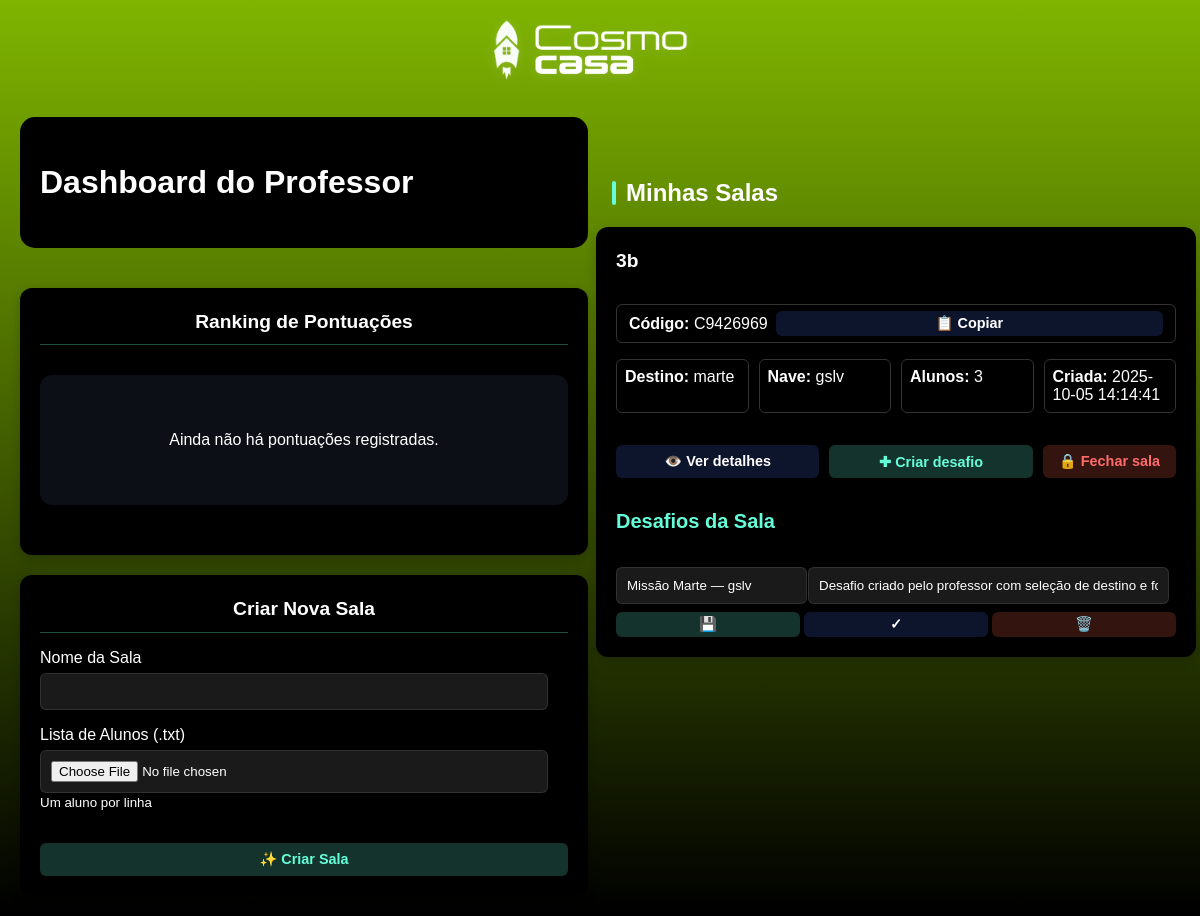
Before: /professor/dashboard with the older database file.
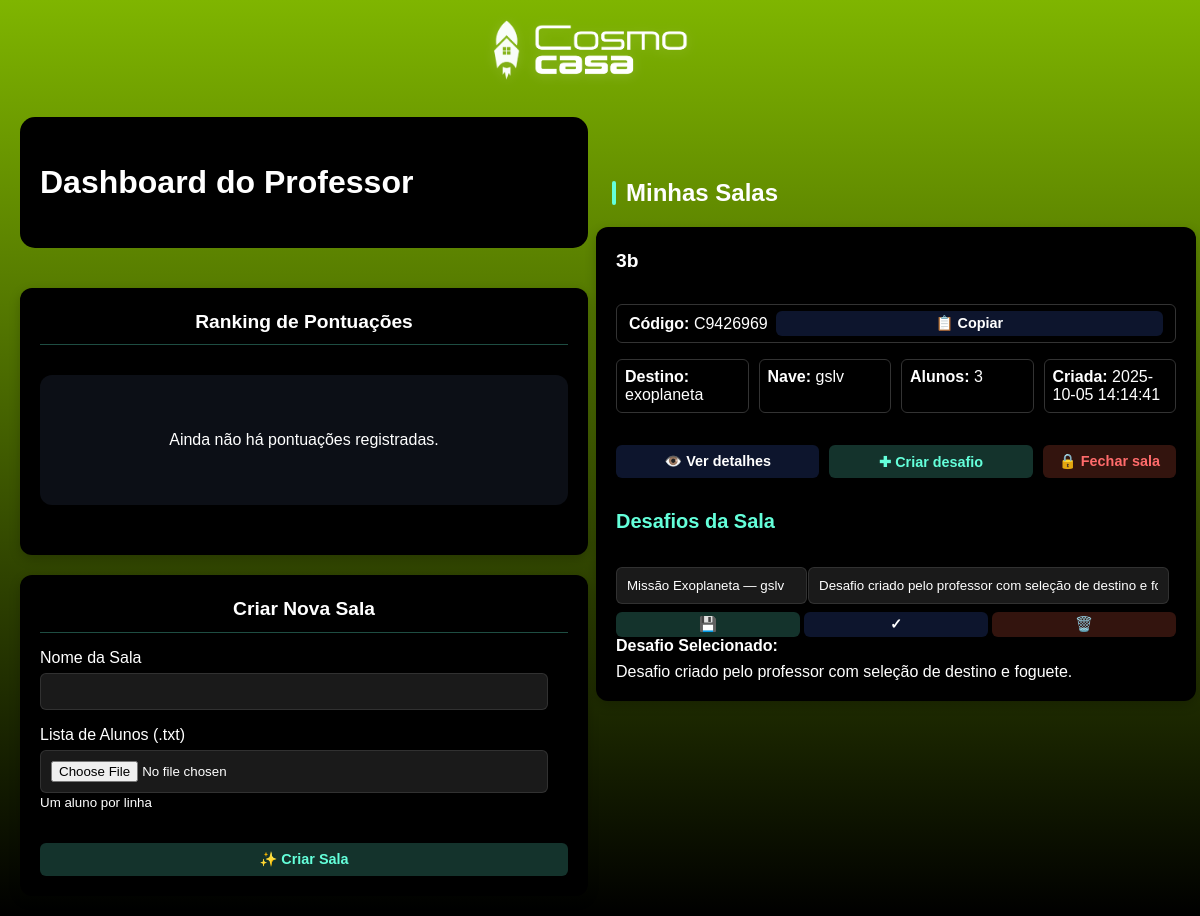
After: the same page with the newer database file.
### tables this page shows
CREATE TABLE salas_virtuais (
                    id INTEGER PRIMARY KEY AUTOINCREMENT,
                    codigo_sala TEXT UNIQUE NOT NULL,
                    professor_id INTEGER NOT NULL,
                    nome_sala TEXT NOT NULL,
                    destino TEXT NOT NULL,
                    nave_id TEXT NOT NULL,
                    desafios_json TEXT NOT NULL,
                    ativa BOOLEAN DEFAULT 1,
                    data_criacao DATETIME DEFAULT CURRENT_TIMESTAMP,
                    data_expiracao DATETIME, desafio_selecionado_index INTEGER,
                    FOREIGN KEY (professor_id) REFERENCES professores (id)
                );

### routes/professor.py (the view)
@professor_bp.route('/dashboard', endpoint='professor_dashboard')
def dashboard():
    ranking = []
    salas = []
    salas_inativas = []
    try:
        with sqlite3.connect(db_manager.db_path) as conn:
            cursor = conn.cursor()
            cursor.execute('''
                SELECT s.id, s.codigo_sala, s.nome_sala, s.destino, s.nave_id,
                       s.data_criacao, s.desafios_json, s.desafio_selecionado_index,
                       COUNT(a.id) AS aluno_count
                FROM salas_virtuais s
                LEFT JOIN alunos a ON a.sala_id = s.id
                WHERE s.ativa = 1
                GROUP BY s.id
                ORDER BY s.data_criacao DESC
            ''')
            rows = cursor.fetchall()
            cols = [d[0] for d in cursor.description]
            for r in rows:
                d = dict(zip(cols, r))
                try:
                    desafios = json.loads(d.get('desafios_json') or '[]')
                except Exception:
                    desafios = []
                salas.append({
                    'codigo': d.get('codigo_sala'),
                    'nome_sala': d.get('nome_sala'),
                    'destino': d.get('destino'),
                    'nave_id': d.get('nave_id'),
                    'aluno_count': d.get('aluno_count') or 0,
                    'data_criacao': d.get('data_criacao'),
                    'desafios': desafios,
                    'desafio_selecionado_index': d.get('desafio_selecionado_index')
                })
    except Exception:
        pass
    try:
        with sqlite3.connect(db_manager.db_path) as conn:
            cursor = conn.cursor()
            cursor.execute('''
                SELECT s.id, s.codigo_sala, s.nome_sala, s.destino, s.nave_id,
                       s.data_criacao, COUNT(a.id) AS aluno_count
                FROM salas_virtuais s
                LEFT JOIN alunos a ON a.sala_id = s.id
                WHERE s.ativa = 0
                GROUP BY s.id
                ORDER BY s.data_criacao DESC
            ''')
            rows = cursor.fetchall()
            cols = [d[0] for d in cursor.description]
            for r in rows:
                d = dict(zip(cols, r))
                salas_inativas.append({
                    'codigo': d.get('codigo_sala'),
                    'nome_sala': d.get('nome_sala'),
                    'destino': d.get('destino'),
                    'nave_id': d.get('nave_id'),
                    'aluno_count': d.get('aluno_count') or 0,
                    'data_criacao': d.get('data_criacao')
                })
    except Exception:
        pass
    return render_template('professor_dashboard.html', ranking=ranking, salas=salas, salas_inativas=salas_inativas)

### templates/professor_dashboard.html (shortened to what this page needs)
<!DOCTYPE html>
<html lang="pt-br">
<head>
    <link rel="stylesheet" href="{{ url_for('static', filename='css/style.css') }}">
    <link rel="stylesheet" href="{{ url_for('static', filename='css/dashboard.css') }}">
</head>
<body class="conteudo-centralizado">
    <header class="brand-header">
        <img class="brand-logo" src="{{ url_for('static', filename='imagens/Group 3.png') }}" alt="Cosmo Casa logo">
    </header>
    <main class="dashboard-container">
        <div class="page-grid">
            <section class="actions-column">
                <div class="dashboard-header">
                    <h2>Dashboard do Professor</h2>
                </div>
                <div class="dashboard-grid">
            <div class="dashboard-card">
                <h4>Ranking de Pontuações</h4>
                {% if ranking %}
                <div class="ranking-list">
                    {% for item in ranking %}
                    <div class="ranking-item">
                        <span><strong>{{ loop.index }}. {{ item.nome }}</strong>: {{ item.total }} pontos</span>
                        <form method="POST" action="{{ url_for('professor.professor_excluir_aluno_ranking') }}">
                            <input type="hidden" name="aluno_id" value="{{ item.id }}" />
                            <button type="submit" class="action-btn danger">🗑️</button>
                        </form>
                    </div>
                    {% endfor %}
                </div>
                {% else %}
                <div class="empty-state empty-state--compact">
                    <p>Ainda não há pontuações registradas.</p>
                </div>
                {% endif %}
            </div>
            <div class="dashboard-card">
                <h4>Criar Nova Sala</h4>
                <form method="POST" action="{{ url_for('professor.professor_criar_sala') }}" enctype="multipart/form-data">
                    <div class="form-group">
                        <label for="nome_sala" class="form-label">Nome da Sala</label>
                        <input type="text" id="nome_sala" name="nome_sala" class="form-input" required>
                    </div>
                    <div class="form-group">
                        <label for="lista_alunos" class="form-label">Lista de Alunos (.txt)</label>
                        <input type="file" id="lista_alunos" name="lista_alunos" accept=".txt" class="form-input" required>
                        <small>Um aluno por linha</small>
                    </div>
                    <button type="submit" class="action-btn success btn-block">
                        ✨ Criar Sala
                    </button>
                </form>
            </div>
                </div>
            </section>
        <section class="salas-column">
        <h3 class="section-title">Minhas Salas</h3>
        {% if salas %}
        <div class="salas-container">
            {% for sala in salas %}
            <div class="sala-card">
                <div class="sala-header">
                    <h4 class="sala-title">{{ sala.nome_sala }}</h4>
                </div>
                <div class="sala-code">
                    <span><strong>Código:</strong> {{ sala.codigo }}</span>
                    <button class="action-btn ml-auto btn-compact" onclick="copiarCodigo('{{ sala.codigo }}')">
                        📋 Copiar
                    </button>
                </div>
                <div class="sala-info">
                    <div class="sala-info-item">
                        <strong>Destino:</strong> {{ sala.destino }}
                    </div>
                    <div class="sala-info-item">
                        <strong>Nave:</strong> {{ sala.nave_id }}
                    </div>
                    <div class="sala-info-item">
                        <strong>Alunos:</strong> {{ sala.aluno_count }}
                    </div>
                    <div class="sala-info-item">
                        <strong>Criada:</strong> {{ sala.data_criacao }}
                    </div>
                </div>
                <div class="sala-actions">
                    <a href="{{ url_for('professor.professor_sala_detalhes', codigo_sala=sala.codigo) }}" class="action-btn">
                        👁️ Ver detalhes
                    </a>
                    <a href="{{ url_for('tela_selecao', codigo_sala=sala.codigo) }}" class="action-btn success">
                        ✚ Criar desafio
                    </a>
                    <form method="POST" action="{{ url_for('professor.professor_sala_fechar') }}" class="no-margin">
                        <button type="submit" class="action-btn danger">
                            🔒 Fechar sala
                        </button>
                    </form>
                </div>
                {% if sala.desafios and sala.desafios|length > 0 %}
                <div class="desafios-container">
                    <h5 class="desafios-title">Desafios da Sala</h5>
                    {% for d in sala.desafios %}
                    <div class="desafio-item">
                        <form method="POST" action="{{ url_for('professor.professor_editar_desafio') }}" class="desafio-form">
                            <div class="desafio-fields-grid">
                                <input type="text" name="titulo" value="{{ d.titulo if d.titulo else ('Desafio ' ~ loop.index) }}" class="form-input">
                                <input type="text" name="descricao" value="{{ d.descricao if d.descricao else d }}" class="form-input">
                            </div>
                            <div class="desafio-buttons">
                                <button type="submit" class="action-btn success btn-compact">💾</button>
                                <button type="button" class="action-btn btn-compact"
                                        onclick="document.getElementById('select-form-{{ sala.codigo }}-{{ loop.index0 }}').submit();">
                                    ✓
                                </button>
                                <button type="button" class="action-btn danger btn-compact"
                                        onclick="document.getElementById('delete-form-{{ sala.codigo }}-{{ loop.index0 }}').submit();">
                                    🗑️
                                </button>
                            </div>
                        </form>
                    </div>
                    {% endfor %}
                    {% if sala.desafio_selecionado_index is not none %}
                    <div class="desafio-selecionado">
                        <strong>Desafio Selecionado:</strong>
                        <div class="mt-8">
                            {% set dsel = sala.desafios[sala.desafio_selecionado_index] %}
                            {% if dsel.descricao %}
                                {{ dsel.descricao }}
                            {% else %}
                                {{ dsel }}
                            {% endif %}
                        </div>
                    </div>
                    {% endif %}
                </div>
                {% endif %}
            </div>
            {% endfor %}
        </div>
        {% else %}
        <div class="empty-state">
            <h2 class="empty-text">Nenhuma sala criada ainda</h2>
            <p>Crie sua primeira sala virtual para começar a jornada espacial com seus alunos!</p>
        </div>
        {% endif %}
        </section>
        </div>
    </main>
</body>
</html>

### static/css/style.css (style rules this page uses)
body { background: linear-gradient(180deg, #7FB500 0%, #000 100%); background-repeat: no-repeat; background-attachment: fixed; background-size: cover; color: white; font-family: 'Gotham Book', Arial, sans-serif; display: flex; justify-content: center; align-items: center; height: 100vh; margin: 0; }
html, body { min-height: 100%; }
body.conteudo-centralizado { display: flex; flex-direction: column; align-items: center; justify-content: flex-start; min-height: 100vh; padding-top: 16px; }
h1, h2, h3 { font-size: 2em; font-family: 'Korataki', Arial, sans-serif; color: #ffffff; }
h4, h5, h6 { font-family: 'Korataki', Arial, sans-serif; font-size: 1.25em; color: #ffffff; }
h4 { font-family: 'Korataki', Arial, sans-serif; margin-top: 20px; margin-bottom: 20px; color: var(--cor-texto-secundario); line-height: 1.5; text-align: center; }
:root { --btn-green: #2ecc71; --btn-text: #ffffff; --btn-hover-bg: #ffffff; --btn-hover-text: #000000; }
.botao, .action-btn, .share-btn { background-color: var(--btn-green); color: var(--btn-text); border: 1px solid var(--btn-green); }
.brand-header { display: flex; align-items: center; justify-content: center; gap: 8px; margin-bottom: 16px; }
.brand-logo { max-width: 220px; width: clamp(120px, 24vw, 220px); height: auto; padding-bottom: 0; filter: drop-shadow(0 2px 6px rgba(255,255,255,0.15)); }
.dashboard-container { max-width: 1200px; margin: 0 auto; padding: 20px; }
.dashboard-header { display: flex; justify-content: space-between; align-items: center; margin-bottom: 40px; padding: 20px; background: #000; border-radius: 15px; }
.action-btn { flex: 1; padding: 10px; border: none; border-radius: 8px; cursor: pointer; font-weight: bold; transition: background 0.2s; }
.empty-state { text-align: center; padding: 60px 20px; color: #ccc; }
.action-btn { flex: 1; padding: 8px; border: none; border-radius: 6px; cursor: pointer; font-size: 12px; transition: background 0.2s; }

Changed rows visible on the page:
changed salas_virtuais "gslv": destino "marte" → "exoplaneta"; titulo "Missão Marte — gslv" → "Missão Exoplaneta — gslv"; desafio_selecionado_index empty → 0 (drawn); descricao (not shown) → "Desafio criado pelo professor com seleção de destino e foguete."
